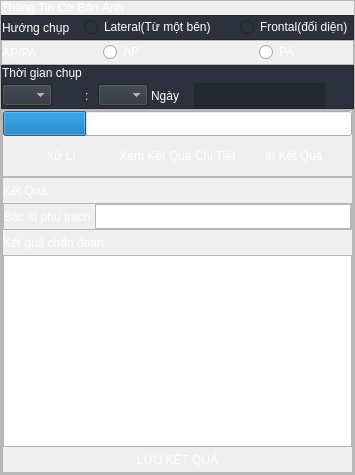
                  <widget class="QFrame" name="frame_ImageAnalysing_LungMenu">
                   <property name="styleSheet">
                    <string notr="true"/>
                   </property>
                   <property name="frameShape">
                    <enum>QFrame::StyledPanel</enum>
                   </property>
                   <property name="frameShadow">
                    <enum>QFrame::Raised</enum>
                   </property>
                   <layout class="QVBoxLayout" name="verticalLayout_22">
                    <property name="spacing">
                     <number>0</number>
                    </property>
                    <property name="leftMargin">
                     <number>0</number>
                    </property>
                    <property name="topMargin">
                     <number>0</number>
                    </property>
                    <property name="rightMargin">
                     <number>0</number>
                    </property>
                    <property name="bottomMargin">
                     <number>0</number>
                    </property>
                    <item>
                     <widget class="QLabel" name="label_StandarInfor_LungMenu">
                      <property name="maximumSize">
                       <size>
                        <width>16777215</width>
                        <height>25</height>
                       </size>
                      </property>
                      <property name="styleSheet">
                       <string notr="true">color: rgb(255, 255, 255);</string>
                      </property>
                      <property name="text">
                       <string>Thông Tin Cơ Bản Ảnh</string>
                      </property>
                     </widget>
                    </item>
                    <item>
                     <widget class="QFrame" name="frame_ImageConfigSide_LungMenu">
                      <property name="minimumSize">
                       <size>
                        <width>0</width>
                        <height>25</height>
                       </size>
                      </property>
                      <property name="maximumSize">
                       <size>
                        <width>16777215</width>
                        <height>25</height>
                       </size>
                      </property>
                      <property name="styleSheet">
                       <string notr="true">background-color: rgb(44, 49, 61);</string>
                      </property>
                      <property name="frameShape">
                       <enum>QFrame::StyledPanel</enum>
                      </property>
                      <property name="frameShadow">
                       <enum>QFrame::Raised</enum>
                      </property>
                      <layout class="QHBoxLayout" name="horizontalLayout_14">
                       <property name="leftMargin">
                        <number>0</number>
                       </property>
                       <property name="topMargin">
                        <number>0</number>
                       </property>
                       <property name="rightMargin">
                        <number>0</number>
                       </property>
                       <property name="bottomMargin">
                        <number>0</number>
                       </property>
                       <item>
                        <widget class="QLabel" name="label_ImageSide_LungMenu">
                         <property name="styleSheet">
                          <string notr="true">color: rgb(255, 255, 255);</string>
                         </property>
                         <property name="text">
                          <string>Hướng chụp</string>
                         </property>
                        </widget>
                       </item>
                       <item>
                        <widget class="QRadioButton" name="radioButton_Lateral_LungMenu">
                         <property name="minimumSize">
                          <size>
                           <width>150</width>
                           <height>0</height>
                          </size>
                         </property>
                         <property name="maximumSize">
                          <size>
                           <width>150</width>
                           <height>16777215</height>
                          </size>
                         </property>
                         <property name="styleSheet">
                          <string notr="true">color: rgb(255, 255, 255);</string>
                         </property>
                         <property name="text">
                          <string>Lateral(Từ một bên)</string>
                         </property>
                        </widget>
                       </item>
                       <item>
                        <widget class="QRadioButton" name="radioButton_Frontal_LungMenu">
                         <property name="maximumSize">
                          <size>
                           <width>150</width>
                           <height>16777215</height>
                          </size>
                         </property>
                         <property name="styleSheet">
                          <string notr="true">color: rgb(255, 255, 255);</string>
                         </property>
                         <property name="text">
                          <string>Frontal(đối diện)</string>
                         </property>
                        </widget>
                       </item>
                      </layout>
                     </widget>
                    </item>
                    <item>
                     <widget class="QFrame" name="frame_ImageConfigSide2_LungMenu">
                      <property name="minimumSize">
                       <size>
                        <width>0</width>
                        <height>25</height>
                       </size>
                      </property>
                      <property name="maximumSize">
                       <size>
                        <width>16777215</width>
                        <height>25</height>
                       </size>
                      </property>
                      <property name="frameShape">
                       <enum>QFrame::StyledPanel</enum>
                      </property>
                      <property name="frameShadow">
                       <enum>QFrame::Raised</enum>
                      </property>
                      <layout class="QHBoxLayout" name="horizontalLayout_15">
                       <property name="spacing">
                        <number>6</number>
                       </property>
                       <property name="leftMargin">
                        <number>0</number>
                       </property>
                       <property name="topMargin">
                        <number>0</number>
                       </property>
                       <property name="rightMargin">
                        <number>0</number>
                       </property>
                       <property name="bottomMargin">
                        <number>0</number>
                       </property>
                       <item>
                        <widget class="QLabel" name="label_APPA_LungMenu">
                         <property name="sizePolicy">
                          <sizepolicy hsizetype="Preferred" vsizetype="Expanding">
                           <horstretch>0</horstretch>
                           <verstretch>0</verstretch>
                          </sizepolicy>
                         </property>
                         <property name="styleSheet">
                          <string notr="true">color: rgb(255, 255, 255);</string>
                         </property>
                         <property name="text">
                          <string>AP/PA</string>
                         </property>
                        </widget>
                       </item>
                       <item>
                        <widget class="QRadioButton" name="radioButton_AP_LungMenu">
                         <property name="minimumSize">
                          <size>
                           <width>150</width>
                           <height>0</height>
                          </size>
                         </property>
                         <property name="maximumSize">
                          <size>
                           <width>150</width>
                           <height>16777215</height>
                          </size>
                         </property>
                         <property name="styleSheet">
                          <string notr="true">color: rgb(255, 255, 255);</string>
                         </property>
                         <property name="text">
                          <string>AP</string>
                         </property>
                        </widget>
                       </item>
                       <item>
                        <widget class="QRadioButton" name="radioButton_PA_LungMenu">
                         <property name="maximumSize">
                          <size>
                           <width>150</width>
                           <height>16777215</height>
                          </size>
                         </property>
                         <property name="styleSheet">
                          <string notr="true">color: rgb(255, 255, 255);</string>
                         </property>
                         <property name="text">
                          <string>PA</string>
                         </property>
                        </widget>
                       </item>
                      </layout>
                     </widget>
                    </item>
                    <item>
                     <widget class="QFrame" name="frame_ImageTime_LungMenu">
                      <property name="maximumSize">
                       <size>
                        <width>16777215</width>
                        <height>60</height>
                       </size>
                      </property>
                      <property name="styleSheet">
                       <string notr="true">background-color: rgb(44, 49, 61);</string>
                      </property>
                      <property name="frameShape">
                       <enum>QFrame::StyledPanel</enum>
                      </property>
                      <property name="frameShadow">
                       <enum>QFrame::Raised</enum>
                      </property>
                      <layout class="QGridLayout" name="gridLayout_6">
                       <property name="leftMargin">
                        <number>0</number>
                       </property>
                       <property name="topMargin">
                        <number>0</number>
                       </property>
                       <property name="rightMargin">
                        <number>0</number>
                       </property>
                       <property name="bottomMargin">
                        <number>0</number>
                       </property>
                       <property name="spacing">
                        <number>3</number>
                       </property>
                       <item row="1" column="4">
                        <widget class="QLabel" name="label_dayImage_LungMenu">
                         <property name="styleSheet">
                          <string notr="true">background-color: rgb(36, 40, 50);</string>
                         </property>
                         <property name="text">
                          <string/>
                         </property>
                        </widget>
                       </item>
                       <item row="1" column="5">
                        <widget class="QPushButton" name="btn_chooseDate_LungMenu">
                         <property name="minimumSize">
                          <size>
                           <width>25</width>
                           <height>25</height>
                          </size>
                         </property>
                         <property name="maximumSize">
                          <size>
                           <width>25</width>
                           <height>25</height>
                          </size>
                         </property>
                         <property name="styleSheet">
                          <string notr="true">QPushButton {	
	border: none;
	background-color: transparent;
}
QPushButton:hover {
	background-color: rgb(52, 59, 72);
}
QPushButton:pressed {	
	background-color: rgb(85, 170, 255);
}</string>
                         </property>
                         <property name="text">
                          <string/>
                         </property>
                         <property name="icon">
                          <iconset resource="../9.07.2020 - design - mvp/demo_mvp/resource.qrc">
                           <normaloff>:/24x24/icons/24x24/cil-view-module.png</normaloff>:/24x24/icons/24x24/cil-view-module.png</iconset>
                         </property>
                        </widget>
                       </item>
                       <item row="0" column="0">
                        <widget class="QLabel" name="label_ImageTimeDetail_LungMenu">
                         <property name="maximumSize">
                          <size>
                           <width>16777215</width>
                           <height>25</height>
                          </size>
                         </property>
                         <property name="styleSheet">
                          <string notr="true">color: rgb(255, 255, 255);</string>
                         </property>
                         <property name="text">
                          <string>Thời gian chụp</string>
                         </property>
                        </widget>
                       </item>
                       <item row="1" column="1">
                        <widget class="QLabel" name="label_symbol1_LungMenu">
                         <property name="maximumSize">
                          <size>
                           <width>10</width>
                           <height>16777215</height>
                          </size>
                         </property>
                         <property name="styleSheet">
                          <string notr="true">color: rgb(255, 255, 255);</string>
                         </property>
                         <property name="text">
                          <string>:</string>
                         </property>
                        </widget>
                       </item>
                       <item row="1" column="2">
                        <widget class="QComboBox" name="comboBox_Minute_LungMenu">
                         <property name="maximumSize">
                          <size>
                           <width>50</width>
                           <height>16777215</height>
                          </size>
                         </property>
                         <property name="styleSheet">
                          <string notr="true">color: rgb(255, 255, 255);</string>
                         </property>
                        </widget>
                       </item>
                       <item row="1" column="0">
                        <widget class="QComboBox" name="comboBox_Hour_LungMenu">
                         <property name="maximumSize">
                          <size>
                           <width>50</width>
                           <height>16777215</height>
                          </size>
                         </property>
                         <property name="styleSheet">
                          <string notr="true">color: rgb(255, 255, 255);</string>
                         </property>
                        </widget>
                       </item>
                       <item row="1" column="3">
                        <widget class="QLabel" name="label_DateLb_LungMenu">
                         <property name="maximumSize">
                          <size>
                           <width>40</width>
                           <height>16777215</height>
                          </size>
                         </property>
                         <property name="styleSheet">
                          <string notr="true">color: rgb(255, 255, 255);</string>
                         </property>
                         <property name="text">
                          <string>Ngày</string>
                         </property>
                        </widget>
                       </item>
                      </layout>
                     </widget>
                    </item>
                    <item>
                     <widget class="QFrame" name="frame_AnalysingNResult_LungMenu">
                      <property name="frameShape">
                       <enum>QFrame::StyledPanel</enum>
                      </property>
                      <property name="frameShadow">
                       <enum>QFrame::Raised</enum>
                      </property>
                      <layout class="QVBoxLayout" name="verticalLayout_23">
                       <property name="spacing">
                        <number>0</number>
                       </property>
                       <property name="leftMargin">
                        <number>0</number>
                       </property>
                       <property name="topMargin">
                        <number>0</number>
                       </property>
                       <property name="rightMargin">
                        <number>0</number>
                       </property>
                       <property name="bottomMargin">
                        <number>0</number>
                       </property>
                       <item>
                        <widget class="QFrame" name="frame_AnalysingProcess_LungMenu">
                         <property name="maximumSize">
                          <size>
                           <width>16777215</width>
                           <height>80</height>
                          </size>
                         </property>
                         <property name="frameShape">
                          <enum>QFrame::StyledPanel</enum>
                         </property>
                         <property name="frameShadow">
                          <enum>QFrame::Raised</enum>
                         </property>
                         <layout class="QGridLayout" name="gridLayout_7">
                          <property name="leftMargin">
                           <number>0</number>
                          </property>
                          <property name="topMargin">
                           <number>0</number>
                          </property>
                          <property name="rightMargin">
                           <number>0</number>
                          </property>
                          <property name="bottomMargin">
                           <number>0</number>
                          </property>
                          <property name="spacing">
                           <number>0</number>
                          </property>
                          <item row="0" column="0" colspan="3">
                           <widget class="QProgressBar" name="progressBar_ImageAnalysing_LungMenu">
                            <property name="maximumSize">
                             <size>
                              <width>16777215</width>
                              <height>25</height>
                             </size>
                            </property>
                            <property name="font">
                             <font>
                              <family>Segoe UI</family>
                              <pointsize>12</pointsize>
                              <weight>9</weight>
                              <italic>false</italic>
                              <bold>false</bold>
                             </font>
                            </property>
                            <property name="styleSheet">
                             <string notr="true">color: rgb(255, 255, 255);
font: 75 12pt &quot;Segoe UI&quot;;</string>
                            </property>
                            <property name="value">
                             <number>24</number>
                            </property>
                           </widget>
                          </item>
                          <item row="1" column="0">
                           <widget class="QPushButton" name="btn_analyse_LungMenu">
                            <property name="minimumSize">
                             <size>
                              <width>0</width>
                              <height>40</height>
                             </size>
                            </property>
                            <property name="styleSheet">
                             <string notr="true">QPushButton {	
	border: none;
	color: rgb(255, 255, 255);
	background-color: transparent;
}
QPushButton:hover {
	color: rgb(255, 255, 255);
	background-color: rgb(52, 59, 72);
}
QPushButton:pressed {	
	color: rgb(255, 255, 255);
	background-color: rgb(85, 170, 255);
}</string>
                            </property>
                            <property name="text">
                             <string>Xử Lí</string>
                            </property>
                            <property name="icon">
                             <iconset resource="../9.07.2020 - design - mvp/demo_mvp/resource.qrc">
                              <normaloff>:/24x24/icons/24x24/cil-cursor.png</normaloff>:/24x24/icons/24x24/cil-cursor.png</iconset>
                            </property>
                           </widget>
                          </item>
                          <item row="1" column="1">
                           <widget class="QPushButton" name="btn_DetailResult_LungMenu">
                            <property name="minimumSize">
                             <size>
                              <width>0</width>
                              <height>40</height>
                             </size>
                            </property>
                            <property name="styleSheet">
                             <string notr="true">QPushButton {	
	border: none;
	color: rgb(255, 255, 255);
	background-color: transparent;
}
QPushButton:hover {
	color: rgb(255, 255, 255);
	background-color: rgb(52, 59, 72);
}
QPushButton:pressed {	
	color: rgb(255, 255, 255);
	background-color: rgb(85, 170, 255);
}</string>
                            </property>
                            <property name="text">
                             <string>Xem Kết Quả Chi Tiết</string>
                            </property>
                            <property name="icon">
                             <iconset resource="../9.07.2020 - design - mvp/demo_mvp/resource.qrc">
                              <normaloff>:/24x24/icons/24x24/cil-justify-left.png</normaloff>:/24x24/icons/24x24/cil-justify-left.png</iconset>
                            </property>
                           </widget>
                          </item>
                          <item row="1" column="2">
                           <widget class="QPushButton" name="btn_printResult_LungMenu">
                            <property name="minimumSize">
                             <size>
                              <width>0</width>
                              <height>40</height>
                             </size>
                            </property>
                            <property name="styleSheet">
                             <string notr="true">QPushButton {	
	border: none;
	color: rgb(255, 255, 255);
	background-color: transparent;
}
QPushButton:hover {
	color: rgb(255, 255, 255);
	background-color: rgb(52, 59, 72);
}
QPushButton:pressed {	
	color: rgb(255, 255, 255);
	background-color: rgb(85, 170, 255);
}</string>
                            </property>
                            <property name="text">
                             <string>In Kết Quả</string>
                            </property>
                            <property name="icon">
                             <iconset resource="../9.07.2020 - design - mvp/demo_mvp/resource.qrc">
                              <normaloff>:/24x24/icons/24x24/cil-print.png</normaloff>:/24x24/icons/24x24/cil-print.png</iconset>
                            </property>
                           </widget>
                          </item>
                         </layout>
                        </widget>
                       </item>
                       <item alignment="Qt::AlignTop">
                        <widget class="QFrame" name="frame_ResultContent_LungMenu">
                         <property name="frameShape">
                          <enum>QFrame::StyledPanel</enum>
                         </property>
                         <property name="frameShadow">
                          <enum>QFrame::Raised</enum>
                         </property>
                         <layout class="QVBoxLayout" name="verticalLayout_24">
                          <property name="spacing">
                           <number>0</number>
                          </property>
                          <property name="leftMargin">
                           <number>0</number>
                          </property>
                          <property name="topMargin">
                           <number>0</number>
                          </property>
                          <property name="rightMargin">
                           <number>0</number>
                          </property>
                          <property name="bottomMargin">
                           <number>0</number>
                          </property>
                          <item>
                           <widget class="QLabel" name="label_Resultlb_LungMenu">
                            <property name="minimumSize">
                             <size>
                              <width>0</width>
                              <height>25</height>
                             </size>
                            </property>
                            <property name="styleSheet">
                             <string notr="true">color: rgb(255, 255, 255);</string>
                            </property>
                            <property name="text">
                             <string>Kết Quả</string>
                            </property>
                           </widget>
                          </item>
                          <item>
                           <widget class="QFrame" name="frame_DoctorName_LungMenu">
                            <property name="frameShape">
                             <enum>QFrame::StyledPanel</enum>
                            </property>
                            <property name="frameShadow">
                             <enum>QFrame::Raised</enum>
                            </property>
                            <layout class="QHBoxLayout" name="horizontalLayout_13">
                             <property name="spacing">
                              <number>4</number>
                             </property>
                             <property name="leftMargin">
                              <number>0</number>
                             </property>
                             <property name="topMargin">
                              <number>0</number>
                             </property>
                             <property name="rightMargin">
                              <number>0</number>
                             </property>
                             <property name="bottomMargin">
                              <number>0</number>
                             </property>
                             <item>
                              <widget class="QLabel" name="label_DoctorName_LungMenu">
                               <property name="maximumSize">
                                <size>
                                 <width>16777215</width>
                                 <height>25</height>
                                </size>
                               </property>
                               <property name="styleSheet">
                                <string notr="true">color: rgb(255, 255, 255);</string>
                               </property>
                               <property name="text">
                                <string>Bác sĩ phụ trách</string>
                               </property>
                              </widget>
                             </item>
                             <item>
                              <widget class="QTextEdit" name="textbox_DoctorName_LungMenu">
                               <property name="maximumSize">
                                <size>
                                 <width>16777215</width>
                                 <height>25</height>
                                </size>
                               </property>
                              </widget>
                             </item>
                            </layout>
                           </widget>
                          </item>
                          <item>
                           <widget class="QLabel" name="label_DoctorDiagnosisResult_LungMenu">
                            <property name="minimumSize">
                             <size>
                              <width>0</width>
                              <height>25</height>
                             </size>
                            </property>
                            <property name="maximumSize">
                             <size>
                              <width>16777215</width>
                              <height>25</height>
                             </size>
                            </property>
                            <property name="font">
                             <font>
                              <stylestrategy>PreferAntialias</stylestrategy>
                             </font>
                            </property>
                            <property name="styleSheet">
                             <string notr="true">color: rgb(255, 255, 255);</string>
                            </property>
                            <property name="text">
                             <string>Kết quả chẩn đoán</string>
                            </property>
                           </widget>
                          </item>
                          <item>
                           <widget class="QTextEdit" name="textbox_DoctorDiagnosisResult_LungMenu">
                            <property name="styleSheet">
                             <string notr="true">color: rgb(255, 255, 255);</string>
                            </property>
                           </widget>
                          </item>
                          <item>
                           <widget class="QPushButton" name="btn_saveResult_LungMenu">
                            <property name="minimumSize">
                             <size>
                              <width>0</width>
                              <height>25</height>
                             </size>
                            </property>
                            <property name="styleSheet">
                             <string notr="true">QPushButton {	
	border: none;
	color: rgb(255, 255, 255);
	background-color: transparent;
}
QPushButton:hover {
	color: rgb(255, 255, 255);
	background-color: rgb(52, 59, 72);
}
QPushButton:pressed {	
	color: rgb(255, 255, 255);
	background-color: rgb(85, 170, 255);
}</string>
                            </property>
                            <property name="text">
                             <string>LƯU KẾT QUẢ</string>
                            </property>
                           </widget>
                          </item>
                         </layout>
                        </widget>
                       </item>
                      </layout>
                     </widget>
                    </item>
                   </layout>
                  </widget>
